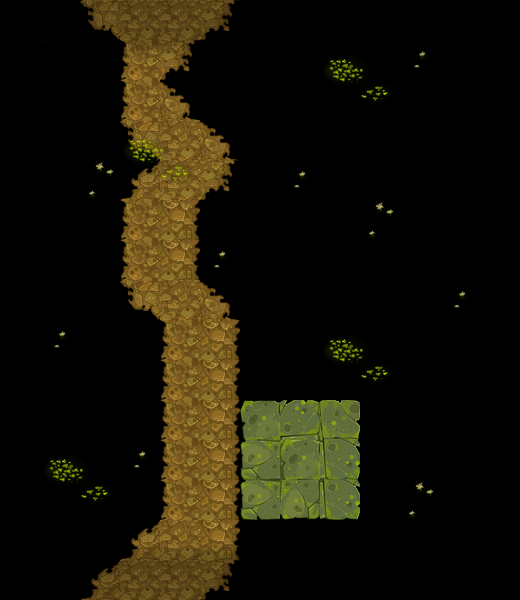

This game map was drawn from its Tiled (.tmx) file and the tilesets committed beside it. A one-line description and the trimmed map source follow:
An orthogonal 13x15 tile map with 40x40 px tiles, 4 tile layers (块层 4, 块层 3, 块层 1, 块层 2).

<map version="1.0" orientation="orthogonal" width="13" height="15" tilewidth="40" tileheight="40">
 <tileset firstgid="1" name="clmap_skin" tilewidth="40" tileheight="40">
  <image source="clmap_skin.png" width="400" height="440" />
 </tileset>
 <layer name="块层 4" width="13" height="15">
  <data>[195 cells, 38 non-empty, 8 distinct tile ids]</data>
 </layer>
 <layer name="块层 3" width="13" height="15">
  <data>[195 cells, 9 non-empty, 9 distinct tile ids]</data>
 </layer>
 <layer name="块层 1" width="13" height="15">
  <data>[195 cells, 25 non-empty, 6 distinct tile ids]</data>
 </layer>
 <layer name="块层 2" width="13" height="15">
  <data>[195 cells, 96 non-empty, 9 distinct tile ids]</data>
 </layer>
</map>
